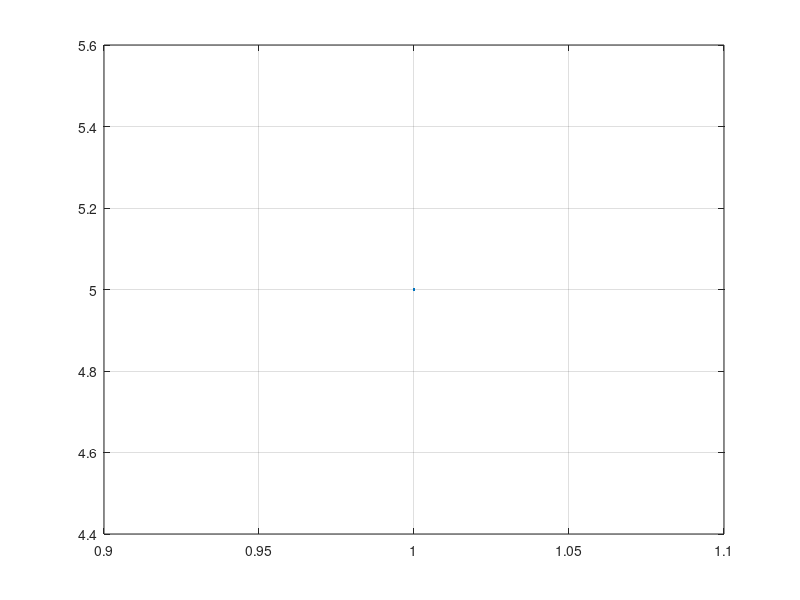

Source code (MATLAB):
clear all
close all
clc


data=input('Enter the data:\n');
data_len = length(data);

window_size=input('Enter the window size:');
filter = ones(1,window_size);                           
filter_len = length(filter);

% Pad data vector with ones*mean(data)
datax = [data ones(1,filter_len)*mean(data)]; 

mavg = [];
for i = 1:data_len
    mavg = [mavg (filter * datax(i:i+filter_len-1)')/filter_len];
end


plot([1:data_len], data)
hold on

plot([1:data_len], mavg, '-r')
hold off
grid on
